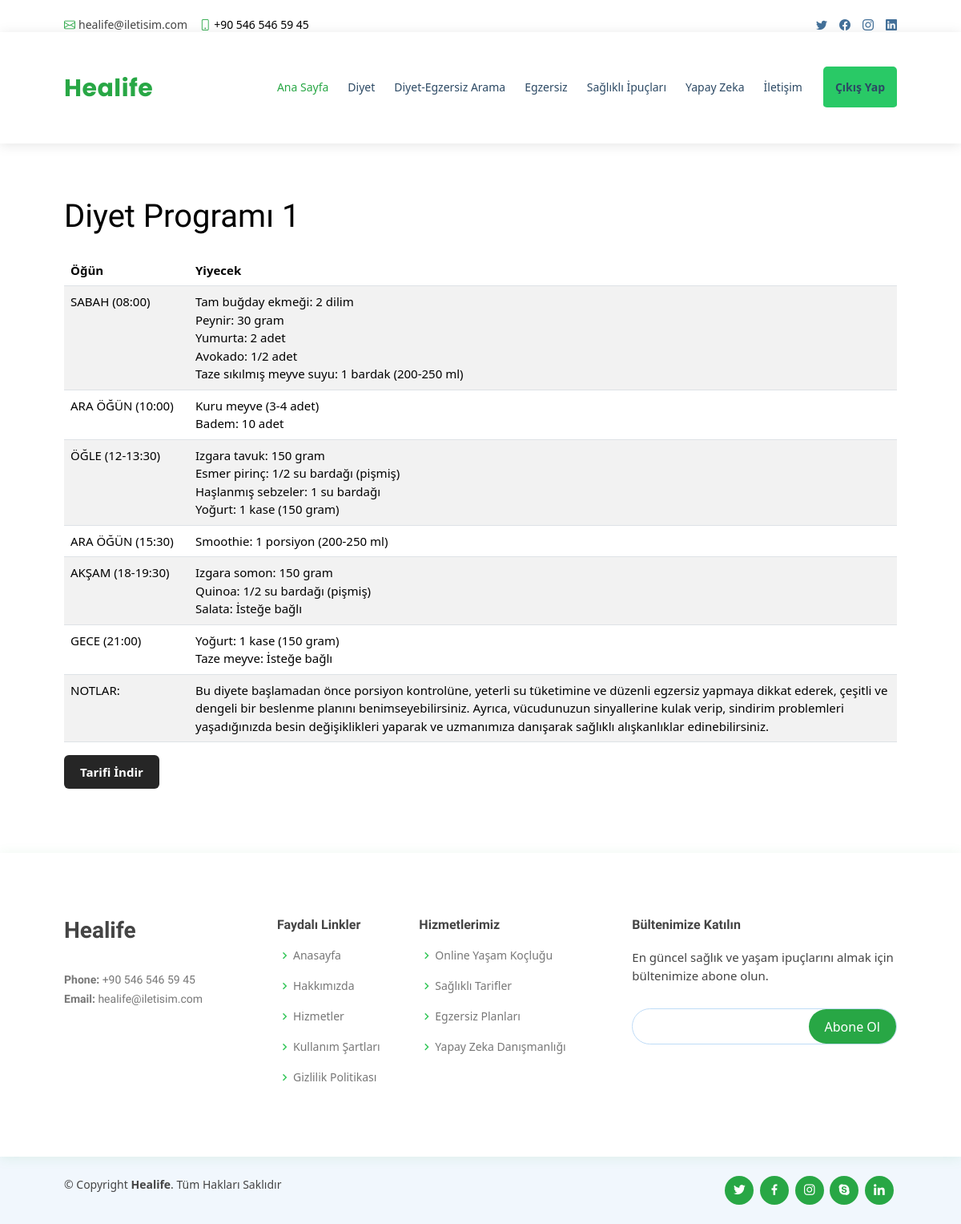
Page /recipe/1/ on the committed database.
### pages/models.py (models this page shows, shortened)
class Recipe(models.Model):
    name = models.CharField(max_length=255)
    sabah = models.TextField()
    ara_ogun_1 = models.TextField()
    ogle = models.TextField()
    ara_ogun_2 = models.TextField()
    aksam = models.TextField()
    gece = models.TextField()
    notlar = models.TextField()
    category = models.ForeignKey(Category, on_delete=models.CASCADE)
    min_bmi = models.FloatField(default=0)
    max_bmi = models.FloatField(default=50)

### pages/views.py (the view)
# urls.py: path('recipe/<int:pk>/', recipe_detail, name='recipe_detail'),
def recipe_detail(request, pk):
    recipe = get_object_or_404(Recipe, pk=pk)
    return render(request, 'recipe_detail.html', {'recipe': recipe})

### templates/recipe_detail.html (shortened to what this page needs)
{% load static %}
<!DOCTYPE html>
<html lang="tr">
<head>
    <link href="{% static 'assets/vendor/animate.css/animate.min.css' %}" rel="stylesheet">
    <link href="{% static 'assets/vendor/bootstrap/css/bootstrap.min.css' %}" rel="stylesheet">
    <link href="{% static 'assets/vendor/fontawesome-free/css/all.min.css' %}" rel="stylesheet">
    <link href="{% static 'assets/vendor/bootstrap-icons/bootstrap-icons.css' %}" rel="stylesheet">
    <link href="{% static 'assets/vendor/boxicons/css/boxicons.min.css' %}" rel="stylesheet">
    <link href="{% static 'assets/vendor/glightbox/css/glightbox.min.css' %}" rel="stylesheet">
    <link href="{% static 'assets/vendor/remixicon/remixicon.css' %}" rel="stylesheet">
    <link href="{% static 'assets/vendor/swiper/swiper-bundle.min.css' %}" rel="stylesheet">
    <link href="{% static 'home.css' %}" rel="stylesheet">
</head>
<body>
    {% load static %}
    <div id="topbar" class="d-flex align-items-center fixed-top">
        <div class="container d-flex justify-content-between">
            <div class="contact-info d-flex align-items-center">
                <i class="bi bi-envelope"></i> <a href="mailto:busenurb277@gmail.com">healife@iletisim.com</a>
                <i class="bi bi-phone"></i> +90 546 546 59 45
            </div>
            <div class="d-none d-lg-flex social-links align-items-center">
                <a href="#" class="twitter"><i class="bi bi-twitter"></i></a>
                <a href="#" class="facebook"><i class="bi bi-facebook"></i></a>
                <a href="#" class="instagram"><i class="bi bi-instagram"></i></a>
                <a href="#" class="linkedin"><i class="bi bi-linkedin"></i></a>
            </div>
        </div>
    </div>
    <header id="header" class="fixed-top">
        <div class="container d-flex align-items-center">
            <h1 class="logo me-auto" style="color:#28a745;"><a href=" ">Healife</a></h1>
            <nav id="navbar" class="navbar order-last order-lg-0">
                <ul>
                    <li><a href="{% url 'user_page' %}" style="color:#28a745;">Ana Sayfa</a></li>
                    <li><a href="{% url 'diets_page' %}">Diyet</a></li>
                    <li><a href="{% url 'bmi_recommendations' %}">Diyet-Egzersiz Arama</a></li>
                    <li><a href="{% url 'training_page' %}">Egzersiz</a></li>
                    <li><a href="{% url 'ipucu_page' %}">Sağlıklı İpuçları</a></li>
                    <li><a href="{% url 'yapayzeka' %}">Yapay Zeka</a></li>
                    <li><a href="{% url 'contact_page' %}">İletişim</a></li>
                    <li><a style="padding: 15px;" href="{% url 'home' %}" class="btn logout-btn">Çıkış Yap</a></li>
                </ul>
            </nav>
        </div>
    </header>
    <main id="main">
        <section>
    <div class="container mt-5 pt-5">
        <table class="table table-striped">
            <thead>
                <tr>
                    <h1 style="margin-top: 4%;" class="mb-4"><br>{{ recipe.name }}</h1>
                    <th scope="col">Öğün</th>
                    <th scope="col">Yiyecek</th>
                </tr>
            </thead>
            <tbody>
                <tr>
                    <td style="width: 15%;">SABAH (08:00)</td>
                    <td>{{ recipe.sabah|linebreaksbr }}</td>
                </tr>
                <tr>
                    <td>ARA ÖĞÜN (10:00)</td>
                    <td>{{ recipe.ara_ogun_1|linebreaksbr }}</td>
                </tr>
                <tr>
                    <td>ÖĞLE (12-13:30)</td>
                    <td>{{ recipe.ogle|linebreaksbr }}</td>
                </tr>
                <tr>
                    <td>ARA ÖĞÜN (15:30)</td>
                    <td>{{ recipe.ara_ogun_2|linebreaksbr }}</td>
                </tr>
                <tr>
                    <td>AKŞAM (18-19:30)</td>
                    <td>{{ recipe.aksam|linebreaksbr }}</td>
                </tr>
                <tr>
                    <td>GECE (21:00)</td>
                    <td>{{ recipe.gece|linebreaksbr }}</td>
                </tr>
                <tr>
                    <td>NOTLAR:</td>
                    <td>{{ recipe.notlar|linebreaksbr }}</td>
                </tr>
            </tbody>
        </table>
        <a href="{% url 'export_recipe' recipe.id %}" class="btn btn-primary">Tarifi İndir</a>
    </div>
</section>
</main>
    <footer id="footer">
        <div class="footer-top">
            <div class="container">
                <div class="row">
                    <div class="col-lg-3 col-md-6 footer-contact">
                        <h3>Healife</h3>
                        <p><br>
                            <strong>Phone:</strong> +90 546 546 59 45<br>
                            <strong>Email:</strong> healife@iletisim.com<br>
                        </p>
                    </div>
                    <div class="col-lg-2 col-md-6 footer-links">
                        <h4>Faydalı Linkler</h4>
                        <ul>
                            <li><i class="bx bx-chevron-right"></i> <a href="#">Anasayfa</a></li>
                            <li><i class="bx bx-chevron-right"></i> <a href="#">Hakkımızda</a></li>
                            <li><i class="bx bx-chevron-right"></i> <a href="#">Hizmetler</a></li>
                            <li><i class="bx bx-chevron-right"></i> <a href="#">Kullanım Şartları</a></li>
                            <li><i class="bx bx-chevron-right"></i> <a href="#">Gizlilik Politikası</a></li>
                        </ul>
                    </div>
                    <div class="col-lg-3 col-md-6 footer-links">
                        <h4>Hizmetlerimiz</h4>
                        <ul>
                            <li><i class="bx bx-chevron-right"></i> <a href="#">Online Yaşam Koçluğu</a></li>
                            <li><i class="bx bx-chevron-right"></i> <a href="#">Sağlıklı Tarifler</a></li>
                            <li><i class="bx bx-chevron-right"></i> <a href="#">Egzersiz Planları</a></li>
                            <li><i class="bx bx-chevron-right"></i> <a href="#">Yapay Zeka Danışmanlığı</a></li>
                        </ul>
                    </div>
                    <div class="col-lg-4 col-md-6 footer-newsletter">
                        <h4>Bültenimize Katılın</h4>
                        <p>En güncel sağlık ve yaşam ipuçlarını almak için bültenimize abone olun.</p>
                        <form action="" method="post">
                            <input type="email" name="email"><input type="submit" value="Abone Ol">
                        </form>
                    </div>
                </div>
            </div>
        </div>
        <div class="container d-md-flex py-4">
            <div class="me-md-auto text-center text-md-start">
                <div class="copyright">
                    &copy; Copyright <strong><span>Healife</span></strong>. Tüm Hakları Saklıdır
                </div>
            </div>
            <div class="social-links text-center text-md-right pt-3 pt-md-0">
                <a href="#" class="twitter"><i class="bx bxl-twitter"></i></a>
                <a href="#" class="facebook"><i class="bx bxl-facebook"></i></a>
                <a href="#" class="instagram"><i class="bx bxl-instagram"></i></a>
                <a href="#" class="google-plus"><i class="bx bxl-skype"></i></a>
                <a href="#" class="linkedin"><i class="bx bxl-linkedin"></i></a>
            </div>
        </div>
    </footer>
</body>
</html>

### rows in the picture
Recipe: name "Diyet Programı 1", sabah "Tam buğday ekmeği: 2 dilim Peynir: 30 gram Yumurta: 2 adet Avokado: 1/2 adet Taze sıkılmış meyve suyu: 1 bardak (200-250 ml)", ara_ogun_1 "Kuru meyve (3-4 adet) Badem: 10 adet", ogle "Izgara tavuk: 150 gram Esmer pirinç: 1/2 su bardağı (pişmiş) Haşlanmış sebzeler: 1 su bardağı Yoğurt: 1 kase (150 gram)", ara_ogun_2 "Smoothie: 1 porsiyon (200-250 ml)", aksam "Izgara somon: 150 gram Quinoa: 1/2 su bardağı (pişmiş) Salata: İsteğe bağlı", gece "Yoğurt: 1 kase (150 gram) Taze meyve: İsteğe bağlı", notlar "Bu diyete başlamadan önce porsiyon kontrolüne, yeterli su tüketimine ve düzenli egzersiz yapmaya dikkat ederek, çeşitli ve dengeli bir beslenme planını benimseyebilirsiniz. Ayrıca, vücudunuzun sinyallerine kulak verip, sindirim problemleri yaşadığınızda besin değişiklikleri yaparak ve uzmanımıza danışarak sağlıklı alışkanlıklar edinebilirsiniz."
